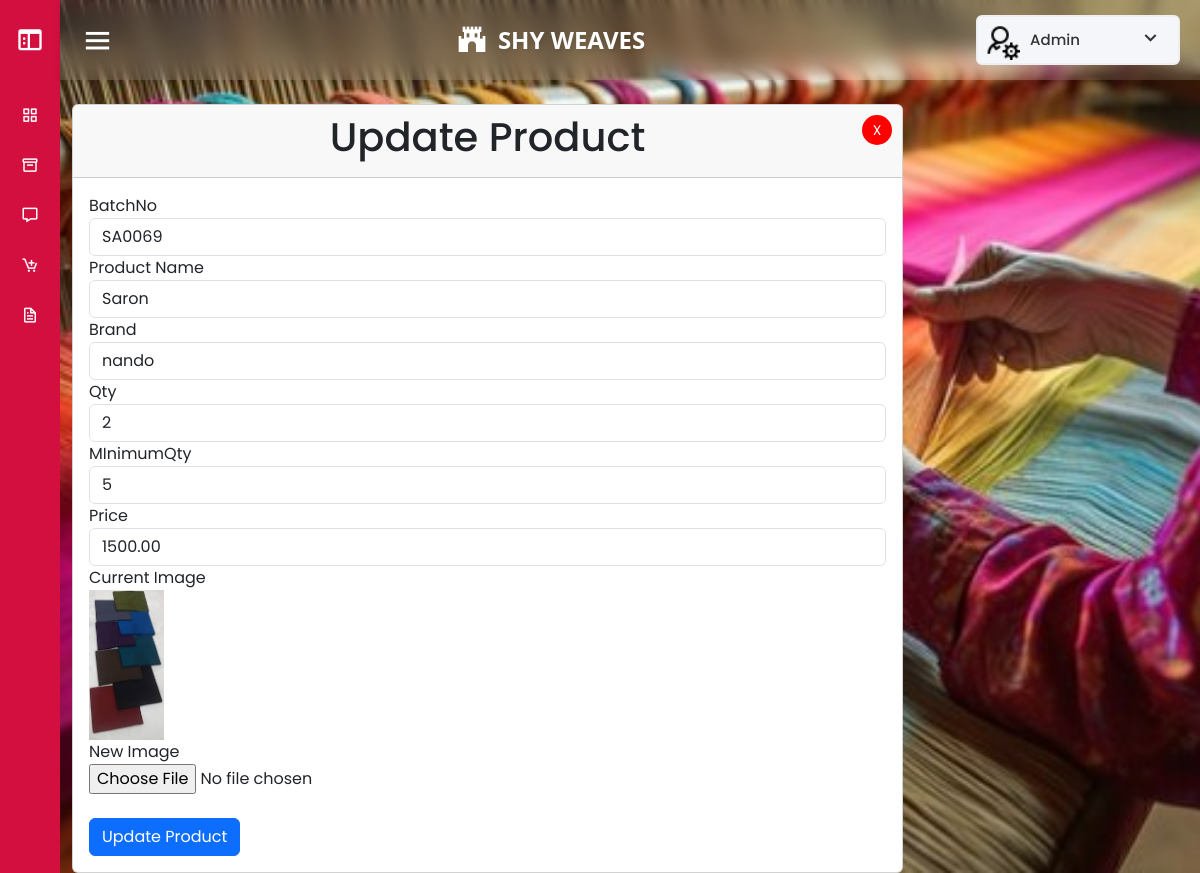
Page /forms/Admin_head/index.php?page=updateproduct&updateid=1 (signed in) on the committed database.
### tables this page shows
CREATE TABLE IF NOT EXISTS `products1` (
  `pid` int NOT NULL AUTO_INCREMENT,
  `batchNo` varchar(50) DEFAULT NULL,
  `name` varchar(100) DEFAULT NULL,
  `price` decimal(10,2) DEFAULT NULL,
  `brand` varchar(50) DEFAULT NULL,
  `image` varchar(255) DEFAULT NULL,
  `minimum_qty` int DEFAULT NULL,
  `available_qty` int DEFAULT NULL,
  PRIMARY KEY (`pid`)
);

### forms/updateproduct.php (the view, shortened to what this page needs)
<?php
if (isset($_GET['updateid'])) {
    $id = $_GET['updateid'];
    $sql = "SELECT * FROM products1 WHERE pid = $id";
    $result = mysqli_query($con, $sql);
    if (mysqli_num_rows($result) == 1) {
        $row = mysqli_fetch_assoc($result);
        $bno = $row['batchNo'];
        $name = $row['name'];
        $brand = $row['brand'];
        $qty = $row['available_qty'];
        $minqty = $row['minimum_qty'];
        $price = $row['price'];
        $image = '../'.$row['image'];
    } else {
        echo "Product not found.";
        exit();
    }
}
?>
<div class="container">
    <div class="row">
        <div class="col-md-9">
            <div class="card">
                <div class="card-header" style="position: relative;">
                    <h1 style="text-align: center;">Update Product</h1>
                    <div style="position: absolute; top: 10px; right: 10px;">
                        <a href="index.php?page=products" style="text-decoration: none;">
                            <button
                                style="height: 30px; width: 30px; background-color: red; border-radius: 50%; font-size: 14px; color: white; border: none;">X</button>
                        </a>
                    </div>
                </div>
                <div class="card-body">
                    <form action="../../functions/update.php" enctype="multipart/form-data" method="post">
                        <div class="form-group">
                            <label for="bno">BatchNo</label>
                            <input type="text" name="bno" id="bno" class="form-control" placeholder="Enter Product Name"
                                value="<?php echo $bno; ?>" required>
                        </div>
                        <div class="form-group">
                            <label for="name">Product Name</label>
                            <input type="text" name="name" id="name" class="form-control"
                                placeholder="Enter Product Name" value="<?php echo $name; ?>" required>
                        </div>
                        <div class="form-group">
                            <label for="brand">Brand</label>
                            <input type="text" name="brand" id="brand" class="form-control" placeholder="Enter Brand"
                                value="<?php echo $brand; ?>">
                        </div>
                        <div class="form-group">
                            <label for="quantity">Qty</label>
                            <input type="number" name="qty" id="quantity" class="form-control"
                                placeholder="Enter quantity" value="<?php echo $qty; ?>">
                        </div>
                        <div class="form-group">
                            <label for="minquantity">MInimumQty</label>
                            <input type="number" name="minqty" id="minqty" class="form-control"
                                placeholder="Enter Minimum quantity" value="<?php echo $minqty; ?>">
                        </div>
                        <div class="form-group">
                            <label for="price">Price</label>
                            <input type="number" name="price" id="price" class="form-control" placeholder="Enter Price"
                                step="0.01" value="<?php echo $price; ?>" required>
                        </div>
                        <div class="form-group">
                            <label for="current_image">Current Image</label><br>
                            <img src="<?php echo $image ?>" style="max-width: 150px; max-height: 150px;"
                                alt="Current Image"><br>
                        </div>
                        <div class="form-group">
                            <label for="new_image">New Image</label><br>
                            <input type="file" name="new_image" id="new_image" accept=".png, .jpeg"
                                class="form-control-file">
                        </div>
                        <br>
                        <input type="submit" name="submit" class="btn btn-primary" value="Update Product">
                    </form>
                </div>
            </div>
        </div>
    </div>
</div>

### forms/Admin_head/style.css (style rules this page uses)
* { margin: 0; padding: 0; box-sizing: border-box; font-family: 'Poppins', sans-serif; }

### forms/Admin_head/index.php (style rules this page uses)
body, .home-section { background-image: url('images/Cover.jpg'); background-size: cover; background-repeat: no-repeat; background-attachment: fixed; }
a { text-decoration: none; }

### rows in the picture
products1: bno "SA0069", name "Saron", brand "nando", qty "2", minqty "5", price "1500.00", image (picture)
